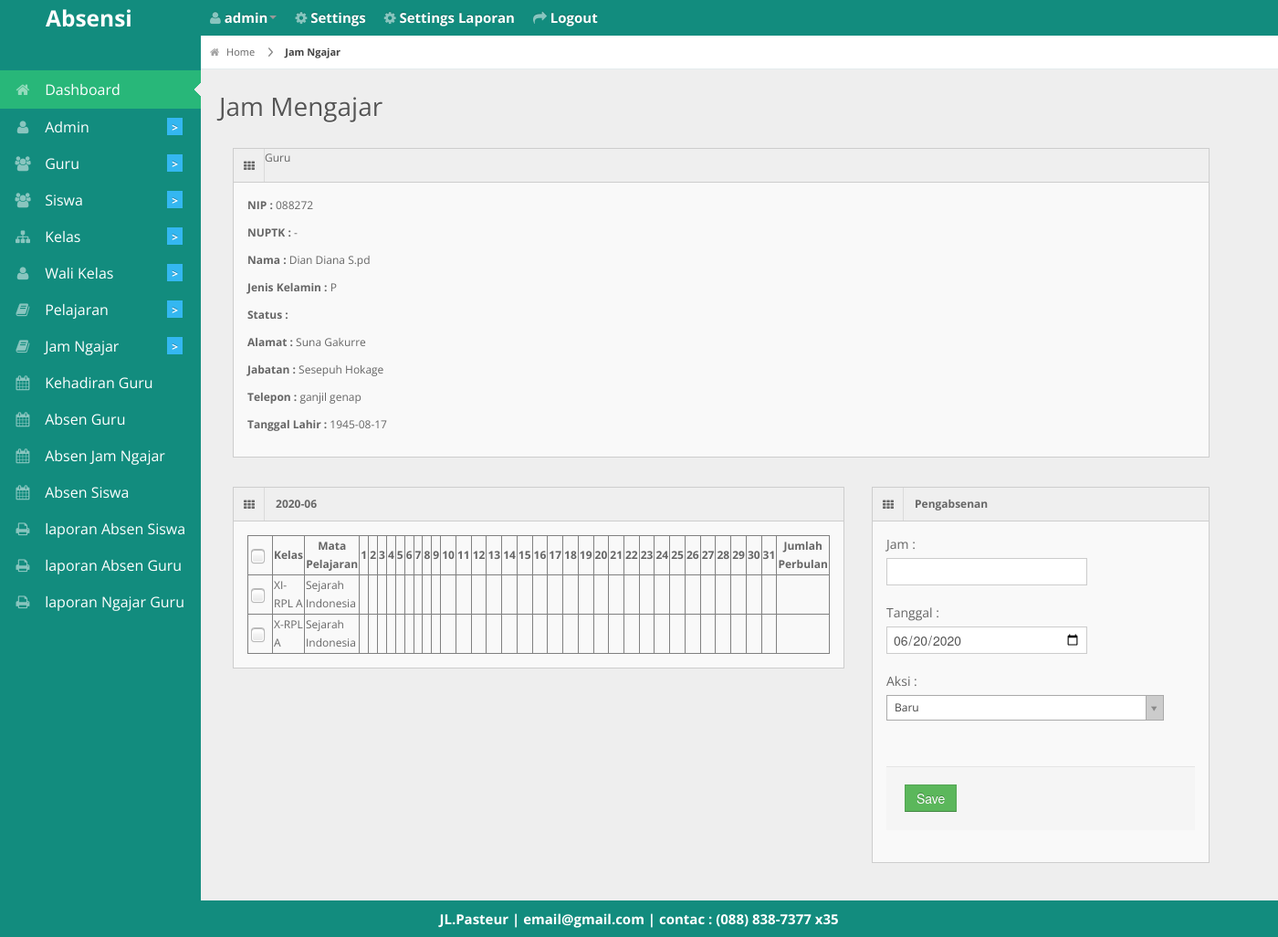
The app's page /petugas_piket/jamngajar/6/2020/06/ (signed in) with its own data.
### tables this page shows
CREATE TABLE `guru` (
  `id_guru` int(11) NOT NULL,
  `nip` varchar(255) NOT NULL,
  `nuptk` varchar(255) NOT NULL,
  `nama` varchar(30) NOT NULL,
  `jenis_kelamin` varchar(1) NOT NULL,
  `status` varchar(20) NOT NULL,
  `alamat` varchar(50) NOT NULL,
  `jabatan` varchar(20) NOT NULL,
  `telepon` varchar(50) NOT NULL,
  `tgl_lahir` date NOT NULL
);

CREATE TABLE `jam_mengajar` (
  `id_jam_mengajar` int(11) NOT NULL,
  `jam` int(11) NOT NULL,
  `id_pelajaran` int(11) NOT NULL,
  `id_guru` int(11) NOT NULL,
  `id_kelas` int(11) NOT NULL
);

CREATE TABLE `kelas` (
  `id_kelas` int(11) NOT NULL,
  `nama_kelas` varchar(30) NOT NULL
);

CREATE TABLE `pelajaran` (
  `id_pelajaran` int(11) NOT NULL,
  `mata_pelajaran` varchar(30) NOT NULL
);

CREATE TABLE `biodata` (
  `id_biodata` int(11) NOT NULL,
  `nama_sekolah` varchar(255) NOT NULL,
  `alamat` varchar(255) NOT NULL,
  `photo` varchar(255) NOT NULL,
  `email` varchar(255) NOT NULL,
  `telepon` varchar(20) NOT NULL,
  `kota` varchar(50) NOT NULL
);

### petugas_piket/tablejamngajarsingle.php (the view, shortened to what this page needs)
<?php
 include '../db/koneksi.php';
 include '../layout/header.php';
$query_tampil=mysqli_query($konek,"SELECT * FROM guru JOIN jam_mengajar ON guru.id_guru=jam_mengajar.id_guru WHERE guru.id_guru=$_GET[id_guru] ORDER BY guru.nama");
 ?>
 <div id="content">
   <div id="content-header">
     <div id="breadcrumb"> <a href="http://localhost/absensi2/<?php echo $_SESSION['akses']; ?>/" title="Go to Home" class="tip-bottom"><i class="icon-home"></i> Home</a>
       <a href="http://localhost/absensi2/petugas_piket/jamngajar" class="current">Jam Ngajar</a></div>
     <h1>Jam Mengajar</h1>
   </div>
   <div class="container">
     <div class="span11">
     <div class="widget-box">
          <div class="widget-title"> <span class="icon"> <i class="icon-th"></i> </span>
            Guru
            </div>
            <div class="widget-content">
              <?php
              $query=mysqli_query($konek,"SELECT * FROM guru WHERE id_guru=$_GET[id_guru]");
               while ($data=mysqli_fetch_array($query)) { ?>
                  <p><b>NIP           :</b> <?php echo $data['nip']; ?></p>
                  <p><b>NUPTK         :</b> <?php if ($data['nuptk']=="0") { echo "-"; }else{ echo $data['nuptk']; } ?></p>
                  <p><b>Nama          :</b> <?php echo $data['nama']; ?></p>
                  <p><b>Jenis Kelamin :</b> <?php echo $data['jenis_kelamin']; ?></p>
                  <p><b>Status        :</b> <?php echo $data['status']; ?></p>
                  <p><b>Alamat        :</b> <?php echo $data['alamat']; ?></p>
                  <p><b>Jabatan       :</b> <?php echo $data['jabatan']; ?></p>
                  <p><b>Telepon       :</b> <?php echo $data['telepon']; ?></p>
                  <p><b>Tanggal Lahir :</b> <?php echo $data['tgl_lahir']; ?></p>
              <?php } ?>
            </div>
        </div>
     </div>
     <div class="span7">
     <div class="widget-box">
          <div class="widget-title"> <span class="icon"> <i class="icon-th"></i> </span>
            <h5><?php echo "$_GET[tahun]-$_GET[bulan]"; ?></h5>
            </div>
          <div class="widget-content">
            <div class="table-responsive">
              <form method="post"action="http://localhost/absensi2/petugas_piket/proses.php?kategori=absen_jam_ngajar&id=<?PHP echo $_GET['id_guru']; ?>">
              <table border="1"class="with-check">
                <thead>
                  <tr>
                    <th><input type="checkbox" id="title-table-checkbox" name="title-table-checkbox" /></th>
                    <th>Kelas</th>
                    <th>Mata Pelajaran</th>
                    <?php for ($tanggal_table=1; $tanggal_table <= 31; $tanggal_table++) {
                      echo "<th rowspan='2'>$tanggal_table</th>";
                    } ?>
                    <th>Jumlah Perbulan</th>
                  </tr>
                </thead>
                <tbody>
                    <?php
                  while ($data=mysqli_fetch_array($query_tampil)) {
                     ?>
                  <tr>
                    <td><input type="checkbox" name="id_jam_mengajar[]"value="<?PHP echo $data['id_jam_mengajar']."_".$data['id_guru']; ?>"/></td>
                    <td> <?php
                    $query_kelas=mysqli_query($konek,"SELECT nama_kelas FROM kelas WHERE id_kelas=$data[id_kelas]");
                    $data_kelas=mysqli_fetch_array($query_kelas);
                    echo "$data_kelas[nama_kelas]"; ?></td>
                    <td> <?php
                    $query_pelajaran=mysqli_query($konek,"SELECT mata_pelajaran FROM pelajaran WHERE id_pelajaran=$data[id_pelajaran]");
                    $data_pelajaran=mysqli_fetch_array($query_pelajaran);
                    echo "$data_pelajaran[mata_pelajaran]"; ?></td>
                    <?php
                    if(isset($sisa_td)!=true){
                      $sisa_td=30;
                    }
                    for ($td=0; $td <= $sisa_td ; $td++) {
                      echo "<td></td>";
                    }
                    $query_tampil_tanggal=mysqli_query($konek,"SELECT sum(jumlah_jam) FROM absen_jam_ngajar WHERE
                      id_jam_mengajar=$data[id_jam_mengajar] and tgl_ngajar like '%$_GET[tahun]-$_GET[bulan]%';");
                      while ($data_tanggal=mysqli_fetch_array($query_tampil_tanggal)) {
                          echo "<td>$data_tanggal[0]</td>";
                        }
                     ?>
                  </tr>
                  <?php  }  ?>
                </tbody>
              </table>
            </div>
     </div>
        </div>
        </div>
        <div class="container">
          <div class="span4">
            <div class="widget-box">
              <div class="widget-title"> <span class="icon"> <i class="icon-th"></i> </span>
                <h5>Pengabsenan</h5>
              </div>
              <div class="widget-content">
                <div class="control-group">
                  <label class="control-label">Jam :</label>
                  <div class="controls">
                    <input type="number" name="jam">
                  </div>
                </div>
                  <div class="control-group">
                    <label class="control-label">Tanggal :</label>
                    <div class="controls">
                      <input type="date" name="tgl_ngajar" value="<?PHP echo date('Y-m-d'); ?>">
                    </div>
                  </div>
                  <div class="control-group">
                    <label class="control-label">Aksi :</label>
                  </div>
                  <br>
                  <div class="form-actions">
                    <button type="submit" class="btn btn-success">Save</button>
                  </div>
                 </div>
              </div>
            </div>
          </div>
     </div>
</div>
<?php include '../layout/footer.php'; ?>

### layout/footer.php (shortened to what this page needs)
<div class="row-fluid">
  <div id="footer" class="span12"style="
    color: #fff;
    font-weight: bold;
    font-size: 15px;
">
     <?php echo "$header_photo[alamat] | $header_photo[email] | contac : $header_photo[telepon]"; ?> </div>
</div>
</body>
</html>

### css/matrix-style.css (style rules this page uses)
* { outline:none !important; -moz-outline: none !important; }
html, body { height:100% }
body { overflow-x: hidden; margin-top: -10px; font-family: 'Open Sans', sans-serif; font-size:12px; color:#666; }
a { color:#666; }
select, textarea, input[type="text"], input[type="password"], input[type="datetime"], input[type="datetime-local"], input[type="date"], input[type="month"], input[type="time"], input[type="week"], input[type="number"], input[type="email"], input[type="url"], input[type="search"], input[type="tel"], input[type="color"], .uneditable-input, .label, .dropdown-menu, .btn, .well, .progress, .table-bordered, .btn-group > .btn:first-child, .btn-group > .btn:last-child, .btn-group > .btn:last-child, .btn-group > .dropdown-toggle, .alert { border-radius:0px; }
.btn, textarea, input[type="text"], input[type="password"], input[type="datetime"], input[type="datetime-local"], input[type="date"], input[type="month"], input[type="time"], input[type="week"], input[type="number"], input[type="email"], input[type="url"], input[type="search"], input[type="tel"], input[type="color"], .uneditable-input { box-shadow:none; }
.progress, .progress-success .bar, .progress .bar-success, .progress-warning .bar, .progress .bar-warning, .progress-danger .bar, .progress .bar-danger, .progress-info .bar, .progress .bar-info, .btn, .btn-primary { background-image:none; }
#footer { padding:10px; text-align:center; }
#content { background: none repeat scroll 0 0 #eeeeee; margin-left: 220px; margin-right: 0; padding-bottom: 25px; position: relative; min-height:100%; width: auto; }
#content-header { position: abslute; width: 100%; margin-top: -38px; z-index: 20; }
#content-header h1 { color: #555555; font-size: 28px; font-weight: normal; float: none; text-shadow: 0 1px 0 #ffffff; margin-left: 20px; position: relative; }
#content-header h1, #content-header .btn-group { margin-top: 20px; }
#breadcrumb { background-color: #fff; border-bottom: 1px solid #e3ebed; }
#breadcrumb a { padding: 8px 20px 8px 10px; display: inline-block; background-image: url('../img/breadcrumb.png'); background-position: center right; background-repeat: no-repeat; font-size: 11px; color: #666666; }
#breadcrumb a:last-child { background-image:none; }
#breadcrumb a.current { font-weight: bold; color: #444444; }
#breadcrumb a i { margin-right: 5px; opacity: .6; }
.stat-boxes .peity_bar_good, .stat-boxes .peity_line_good, { color: #459D1C; }
.widget-box { background: none repeat scroll 0 0 #F9F9F9; border-left: 1px solid #CDCDCD; border-top: 1px solid #CDCDCD; border-right: 1px solid #CDCDCD; clear: both; margin-top: 16px; margin-bottom: 16px; position: relative; }
.widget-title, .modal-header, .table th, div.dataTables_wrapper .ui-widget-header { background:#efefef; border-bottom: 1px solid #CDCDCD; height: 36px; }
.widget-title span.icon { padding: 9px 10px 7px 11px; float: left; border-right:1px solid #dadada; }
.widget-title h5 { color: #666; float: left; font-size: 12px; font-weight: bold; padding: 12px; line-height: 12px; margin: 0; }
.widget-content { padding:15px; border-bottom: 1px solid #cdcdcd; }
form { margin-bottom: 0; }

### css/matrix-media.css (style rules this page uses)
body { background: #128C7E; }

### records on screen
guru: nip "088272", nama "Dian Diana S.pd", jenis_kelamin "P", alamat "Suna Gakurre", jabatan "Sesepuh Hokage", telepon "ganjil genap", tgl_lahir "1945-08-17"
jam_mengajar: id_kelas.nama_kelas "XI-RPL A", id_pelajaran.mata_pelajaran "Sejarah Indonesia"
jam_mengajar: id_kelas.nama_kelas "X-RPL A", id_pelajaran.mata_pelajaran "Sejarah Indonesia"
biodata: alamat "JL.Pasteur", email "email@gmail.com", telepon "(088) 838-7377 x35"

### other values on screen
$_SESSION['username'] "admin"
